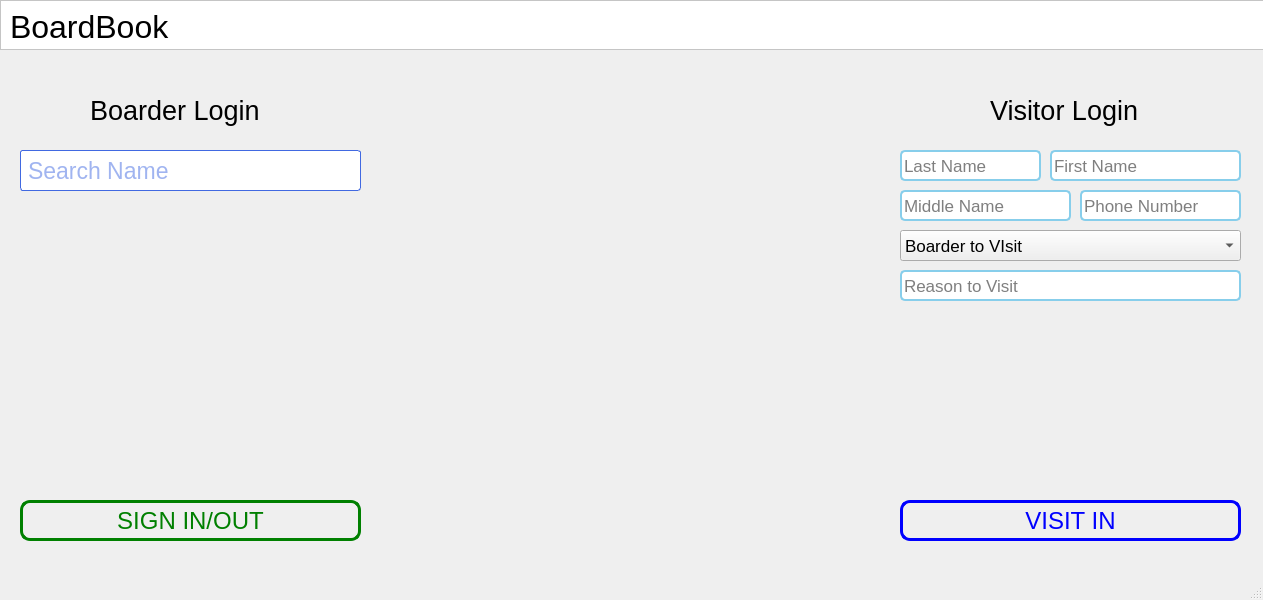
<?xml version="1.0" encoding="UTF-8"?>
<ui version="4.0">
 <class>MainWindow</class>
 <widget class="QMainWindow" name="MainWindow">
  <property name="geometry">
   <rect>
    <x>0</x>
    <y>0</y>
    <width>1263</width>
    <height>600</height>
   </rect>
  </property>
  <property name="windowTitle">
   <string>MainWindow</string>
  </property>
  <widget class="QWidget" name="centralwidget">
   <widget class="QLabel" name="label_3">
    <property name="geometry">
     <rect>
      <x>990</x>
      <y>90</y>
      <width>181</width>
      <height>41</height>
     </rect>
    </property>
    <property name="font">
     <font>
      <pointsize>20</pointsize>
     </font>
    </property>
    <property name="text">
     <string>Visitor Login</string>
    </property>
   </widget>
   <widget class="QLineEdit" name="visitor_middlename">
    <property name="geometry">
     <rect>
      <x>900</x>
      <y>190</y>
      <width>171</width>
      <height>31</height>
     </rect>
    </property>
    <property name="font">
     <font>
      <pointsize>13</pointsize>
     </font>
    </property>
    <property name="styleSheet">
     <string notr="true">QLineEdit {
	border: 2px solid skyblue;
	border-radius: 5px;
}</string>
    </property>
    <property name="text">
     <string/>
    </property>
    <property name="alignment">
     <set>Qt::AlignLeading|Qt::AlignLeft|Qt::AlignVCenter</set>
    </property>
    <property name="placeholderText">
     <string>Middle Name</string>
    </property>
   </widget>
   <widget class="QComboBox" name="visitor_boarder">
    <property name="enabled">
     <bool>true</bool>
    </property>
    <property name="geometry">
     <rect>
      <x>900</x>
      <y>230</y>
      <width>341</width>
      <height>31</height>
     </rect>
    </property>
    <property name="font">
     <font>
      <pointsize>13</pointsize>
     </font>
    </property>
    <property name="styleSheet">
     <string notr="true">border: 2px solid skyblue;
border-radius: 5px;
color: #767676;

QComboBox::drop-down {
	border: 2px solid skyblue;
	border-radius: 5px;
	background-color: white;
}</string>
    </property>
    <property name="currentIndex">
     <number>0</number>
    </property>
    <property name="placeholderText" stdset="0">
     <string notr="true">Boarder to Visit</string>
    </property>
    <item>
     <property name="text">
      <string>Boarder to VIsit</string>
     </property>
    </item>
   </widget>
   <widget class="QPushButton" name="visitor_button">
    <property name="geometry">
     <rect>
      <x>900</x>
      <y>500</y>
      <width>341</width>
      <height>41</height>
     </rect>
    </property>
    <property name="font">
     <font>
      <pointsize>18</pointsize>
     </font>
    </property>
    <property name="styleSheet">
     <string notr="true">QPushButton {
	border: 3px solid blue;
	border-radius: 10px;
	color: blue;
}

QPushButton::hover {
	background-color: blue;
	color: white;
}</string>
    </property>
    <property name="text">
     <string>VISIT IN</string>
    </property>
   </widget>
   <widget class="QLineEdit" name="visitor_lastname">
    <property name="geometry">
     <rect>
      <x>900</x>
      <y>150</y>
      <width>141</width>
      <height>31</height>
     </rect>
    </property>
    <property name="font">
     <font>
      <pointsize>13</pointsize>
     </font>
    </property>
    <property name="styleSheet">
     <string notr="true">QLineEdit {
	border: 2px solid skyblue;
	border-radius: 5px;
}</string>
    </property>
    <property name="alignment">
     <set>Qt::AlignLeading|Qt::AlignLeft|Qt::AlignVCenter</set>
    </property>
    <property name="placeholderText">
     <string>Last Name</string>
    </property>
   </widget>
   <widget class="QListWidget" name="visitor_list">
    <property name="geometry">
     <rect>
      <x>900</x>
      <y>310</y>
      <width>341</width>
      <height>91</height>
     </rect>
    </property>
    <property name="font">
     <font>
      <pointsize>16</pointsize>
     </font>
    </property>
    <property name="styleSheet">
     <string notr="true">background-color: rgba(0,0,0,0);
border: none;</string>
    </property>
   </widget>
   <widget class="QLineEdit" name="visitor_firstname">
    <property name="geometry">
     <rect>
      <x>1050</x>
      <y>150</y>
      <width>191</width>
      <height>31</height>
     </rect>
    </property>
    <property name="font">
     <font>
      <pointsize>13</pointsize>
     </font>
    </property>
    <property name="styleSheet">
     <string notr="true">QLineEdit {
	border: 2px solid skyblue;
	border-radius: 5px;
}</string>
    </property>
    <property name="text">
     <string/>
    </property>
    <property name="alignment">
     <set>Qt::AlignLeading|Qt::AlignLeft|Qt::AlignVCenter</set>
    </property>
    <property name="placeholderText">
     <string>First Name</string>
    </property>
   </widget>
   <widget class="QLineEdit" name="visitor_reason">
    <property name="geometry">
     <rect>
      <x>900</x>
      <y>270</y>
      <width>341</width>
      <height>31</height>
     </rect>
    </property>
    <property name="font">
     <font>
      <pointsize>13</pointsize>
     </font>
    </property>
    <property name="styleSheet">
     <string notr="true">QLineEdit {
	border: 2px solid skyblue;
	border-radius: 5px;
}</string>
    </property>
    <property name="text">
     <string/>
    </property>
    <property name="alignment">
     <set>Qt::AlignLeading|Qt::AlignLeft|Qt::AlignVCenter</set>
    </property>
    <property name="placeholderText">
     <string>Reason to Visit</string>
    </property>
   </widget>
   <widget class="QLineEdit" name="visitor_phone">
    <property name="geometry">
     <rect>
      <x>1080</x>
      <y>190</y>
      <width>161</width>
      <height>31</height>
     </rect>
    </property>
    <property name="font">
     <font>
      <pointsize>13</pointsize>
     </font>
    </property>
    <property name="styleSheet">
     <string notr="true">QLineEdit {
	border: 2px solid skyblue;
	border-radius: 5px;
}</string>
    </property>
    <property name="text">
     <string/>
    </property>
    <property name="alignment">
     <set>Qt::AlignLeading|Qt::AlignLeft|Qt::AlignVCenter</set>
    </property>
    <property name="placeholderText">
     <string>Phone Number</string>
    </property>
   </widget>
   <widget class="QLineEdit" name="boarder_search">
    <property name="geometry">
     <rect>
      <x>20</x>
      <y>150</y>
      <width>341</width>
      <height>41</height>
     </rect>
    </property>
    <property name="font">
     <font>
      <pointsize>17</pointsize>
     </font>
    </property>
    <property name="styleSheet">
     <string notr="true">border: 1px solid royalblue;
border-radius: 3px;
padding-left: 5px;
color: royalblue;</string>
    </property>
    <property name="placeholderText">
     <string>Search Name</string>
    </property>
   </widget>
   <widget class="QPushButton" name="boarder_button">
    <property name="geometry">
     <rect>
      <x>20</x>
      <y>500</y>
      <width>341</width>
      <height>41</height>
     </rect>
    </property>
    <property name="font">
     <font>
      <pointsize>18</pointsize>
     </font>
    </property>
    <property name="styleSheet">
     <string notr="true">QPushButton {
	border: 3px solid green;
	border-radius: 10px;
	color: green;
}

QPushButton::hover {
	background-color: green;
	color: white;
}</string>
    </property>
    <property name="text">
     <string>SIGN IN/OUT</string>
    </property>
   </widget>
   <widget class="QLabel" name="label_2">
    <property name="geometry">
     <rect>
      <x>90</x>
      <y>90</y>
      <width>201</width>
      <height>41</height>
     </rect>
    </property>
    <property name="font">
     <font>
      <pointsize>20</pointsize>
     </font>
    </property>
    <property name="text">
     <string>Boarder Login</string>
    </property>
   </widget>
   <widget class="QListWidget" name="boarder_list">
    <property name="geometry">
     <rect>
      <x>20</x>
      <y>200</y>
      <width>341</width>
      <height>191</height>
     </rect>
    </property>
    <property name="font">
     <font>
      <pointsize>16</pointsize>
     </font>
    </property>
    <property name="styleSheet">
     <string notr="true">background-color: rgba(0,0,0,0);
border: none;</string>
    </property>
   </widget>
   <widget class="QFrame" name="frame">
    <property name="geometry">
     <rect>
      <x>0</x>
      <y>0</y>
      <width>1271</width>
      <height>50</height>
     </rect>
    </property>
    <property name="styleSheet">
     <string notr="true">background-color: white;</string>
    </property>
    <property name="frameShape">
     <enum>QFrame::StyledPanel</enum>
    </property>
    <property name="frameShadow">
     <enum>QFrame::Raised</enum>
    </property>
    <widget class="QLabel" name="label">
     <property name="geometry">
      <rect>
       <x>10</x>
       <y>6</y>
       <width>231</width>
       <height>41</height>
      </rect>
     </property>
     <property name="font">
      <font>
       <pointsize>24</pointsize>
      </font>
     </property>
     <property name="text">
      <string>BoardBook</string>
     </property>
    </widget>
   </widget>
   <widget class="QTableWidget" name="logs">
    <property name="geometry">
     <rect>
      <x>390</x>
      <y>160</y>
      <width>501</width>
      <height>381</height>
     </rect>
    </property>
    <property name="styleSheet">
     <string notr="true">background-color: rgba(0,0,0,0);
border: none;</string>
    </property>
    <property name="verticalScrollBarPolicy">
     <enum>Qt::ScrollBarAlwaysOff</enum>
    </property>
    <property name="horizontalScrollBarPolicy">
     <enum>Qt::ScrollBarAlwaysOff</enum>
    </property>
    <property name="selectionMode">
     <enum>QAbstractItemView::NoSelection</enum>
    </property>
    <property name="selectionBehavior">
     <enum>QAbstractItemView::SelectRows</enum>
    </property>
    <attribute name="horizontalHeaderVisible">
     <bool>false</bool>
    </attribute>
    <attribute name="verticalHeaderVisible">
     <bool>false</bool>
    </attribute>
    <row>
     <property name="text">
      <string/>
     </property>
    </row>
    <column>
     <property name="text">
      <string>TIME</string>
     </property>
    </column>
    <column>
     <property name="text">
      <string>NAME</string>
     </property>
    </column>
    <column>
     <property name="text">
      <string>REMARKS</string>
     </property>
    </column>
   </widget>
  </widget>
  <widget class="QStatusBar" name="statusbar"/>
 </widget>
 <resources/>
 <connections/>
</ui>
